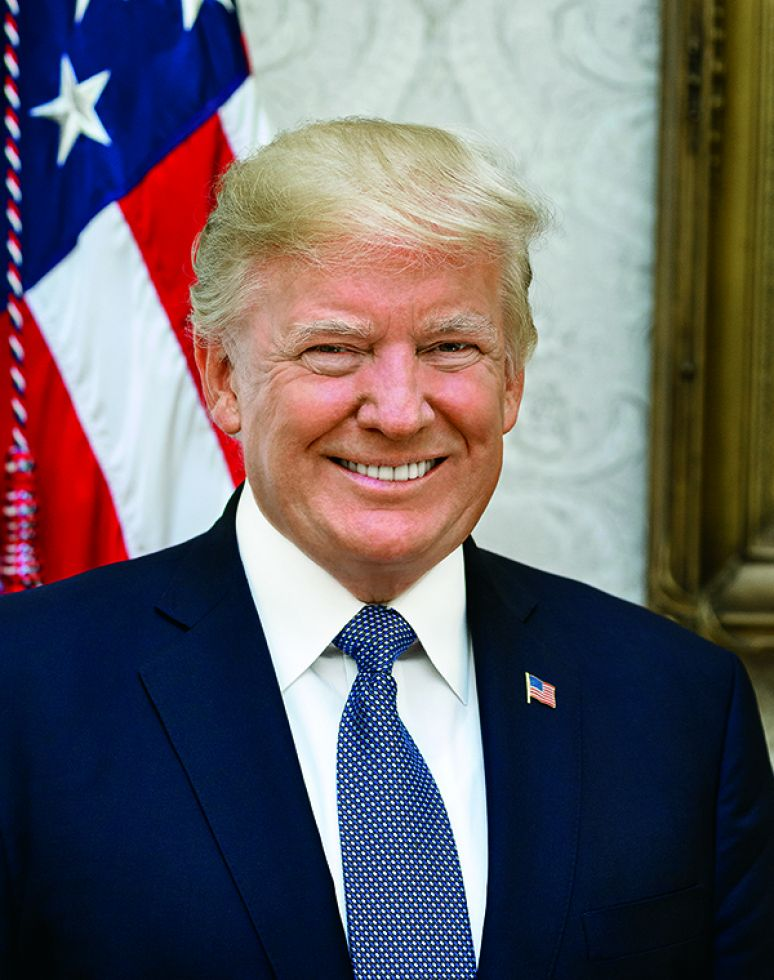
#> input picture photo.jpg.jpg, 774 x 980 px
$ python image_viewer.py
#> lines starting #> are read from the running program, lines starting #| are printed output that depends on the picture
import cv2
import matplotlib.pyplot as plt
image = cv2.imread("photo.jpg.jpg")
#> image is the input picture: shape (980, 774, 3); mean B, G, R 103.3, 97.4, 103
if image is None:
    print("FAILED to load. Files Python sees here:")
    import os
    print(os.listdir())

image_rgb = cv2.cvtColor(image, cv2.COLOR_BGR2RGB)

plt.imshow(image_rgb)
plt.title("Original Image")
plt.axis("off")
plt.show()

resized_image = cv2.resize(image_rgb, (300, 200))
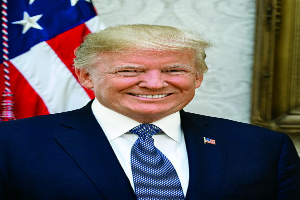
#> resized_image: shape (200, 300, 3); mean R, G, B 102.8, 97.3, 103.2

plt.imshow(resized_image)
plt.title("Resized Image")
plt.axis("off")
plt.show()

rotated_image = cv2.rotate(image_rgb, cv2.ROTATE_90_CLOCKWISE)
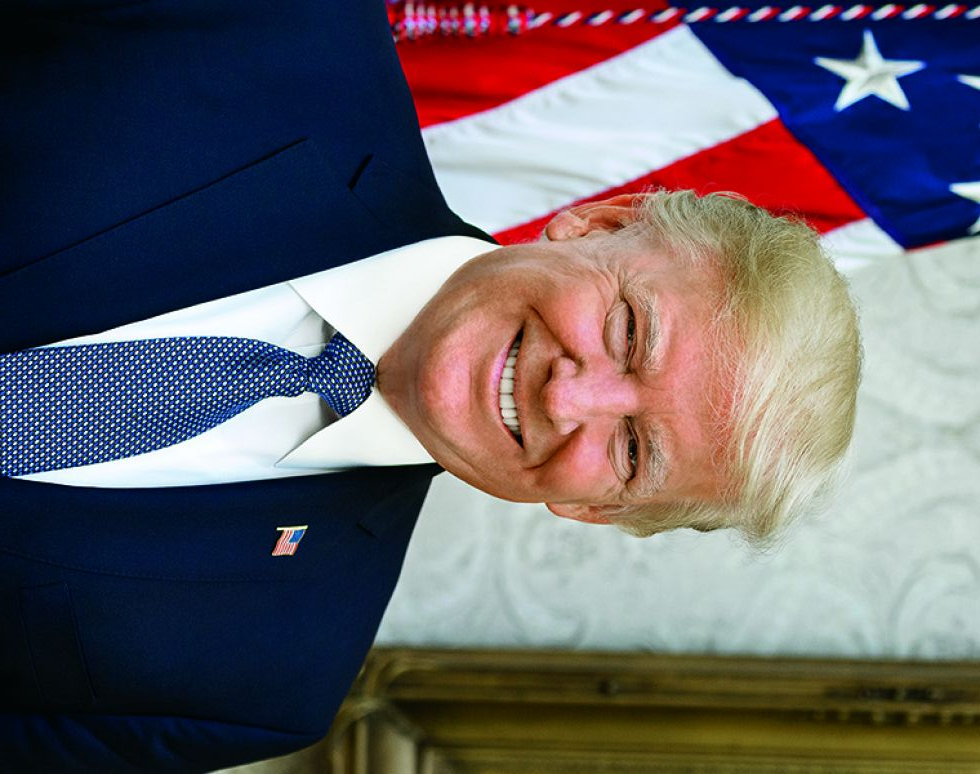
#> rotated_image: shape (774, 980, 3); mean R, G, B 103, 97.4, 103.3

plt.imshow(rotated_image)
plt.title("rotated Image")
plt.axis ("off")
plt.show()

flipped_image = cv2.flip(image_rgb, 1)
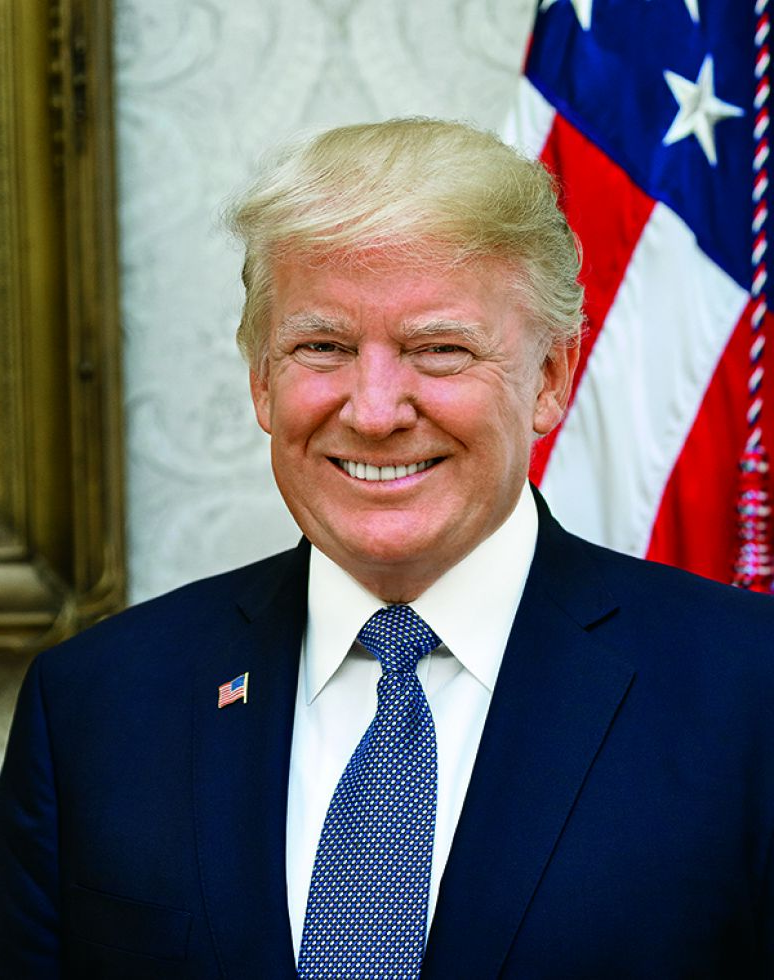
#> flipped_image: shape (980, 774, 3); mean R, G, B 103, 97.4, 103.3

plt.imshow(flipped_image)
plt.title("Flipped Image")
plt.axis("off")
plt.show()

grayscale_image = cv2.cvtColor(image, cv2.COLOR_BGR2GRAY)
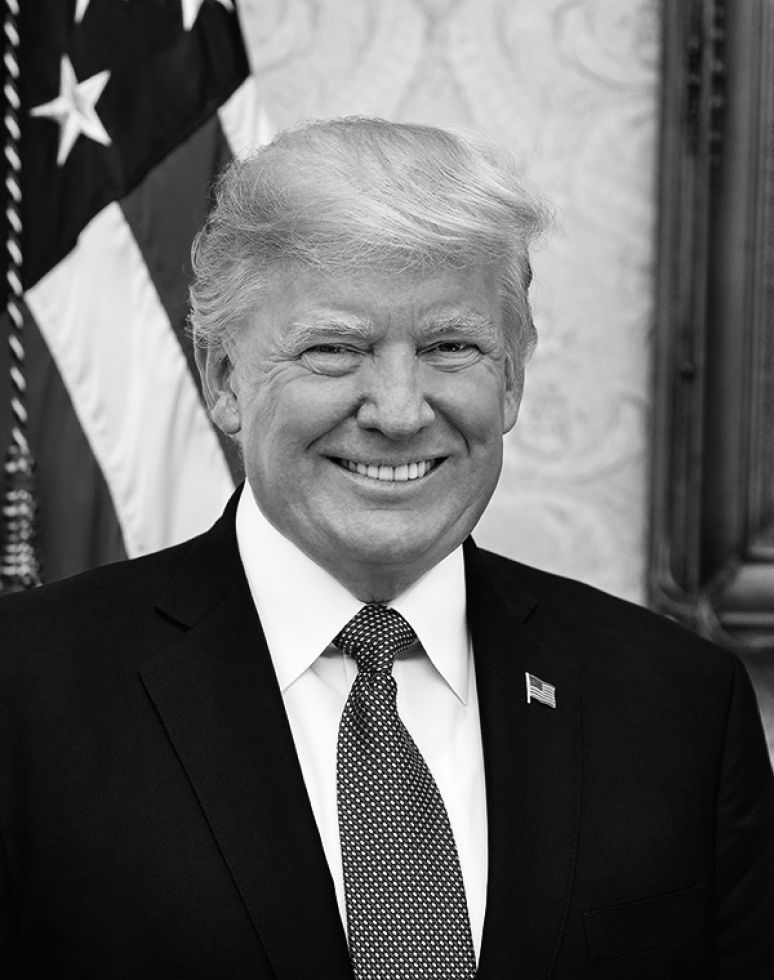
#> grayscale_image: shape (980, 774); min 0, max 255, mean 99.7
plt.imshow(grayscale_image, cmap="gray")
plt.title("Grayscale Image")
plt.axis("off")
plt.show()

hsv_image = cv2.cvtColor(image, cv2.COLOR_BGR2HSV)
#> hsv_image: shape (980, 774, 3); mean H, S, V 77.4, 150.6, 129.4

plt.imshow(hsv_image)
plt.title("HSV Image")
plt.axis("off")
plt.show()
